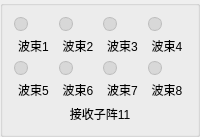
           <widget class="QGroupBox" name="grpArrayRx11">
            <property name="title">
             <string/>
            </property>
            <layout class="QVBoxLayout" name="layoutArrayRx11">
             <item>
              <layout class="QGridLayout" name="layoutArrayBeamsRx11">
               <item row="0" column="0">
                <layout class="QVBoxLayout" name="layoutRx11Beam1">
                 <item>
                  <widget class="QLabel" name="indicatorRx11Beam1">
                   <property name="minimumSize">
                    <size>
                     <width>14</width>
                     <height>14</height>
                    </size>
                   </property>
                   <property name="maximumSize">
                    <size>
                     <width>14</width>
                     <height>14</height>
                    </size>
                   </property>
                   <property name="styleSheet">
                    <string notr="true">background:#d8d8d8;border:1px solid #bdbdbd;border-radius:7px;</string>
                   </property>
                   <property name="text">
                    <string/>
                   </property>
                   <property name="alignment">
                    <set>Qt::AlignCenter</set>
                   </property>
                  </widget>
                 </item>
                 <item>
                  <widget class="QLabel" name="lblRx11Beam1">
                   <property name="text">
                    <string>波束1</string>
                   </property>
                   <property name="alignment">
                    <set>Qt::AlignCenter</set>
                   </property>
                  </widget>
                 </item>
                </layout>
               </item>
               <item row="0" column="1">
                <layout class="QVBoxLayout" name="layoutRx11Beam2">
                 <item>
                  <widget class="QLabel" name="indicatorRx11Beam2">
                   <property name="minimumSize">
                    <size>
                     <width>14</width>
                     <height>14</height>
                    </size>
                   </property>
                   <property name="maximumSize">
                    <size>
                     <width>14</width>
                     <height>14</height>
                    </size>
                   </property>
                   <property name="styleSheet">
                    <string notr="true">background:#d8d8d8;border:1px solid #bdbdbd;border-radius:7px;</string>
                   </property>
                   <property name="text">
                    <string/>
                   </property>
                   <property name="alignment">
                    <set>Qt::AlignCenter</set>
                   </property>
                  </widget>
                 </item>
                 <item>
                  <widget class="QLabel" name="lblRx11Beam2">
                   <property name="text">
                    <string>波束2</string>
                   </property>
                   <property name="alignment">
                    <set>Qt::AlignCenter</set>
                   </property>
                  </widget>
                 </item>
                </layout>
               </item>
               <item row="0" column="2">
                <layout class="QVBoxLayout" name="layoutRx11Beam3">
                 <item>
                  <widget class="QLabel" name="indicatorRx11Beam3">
                   <property name="minimumSize">
                    <size>
                     <width>14</width>
                     <height>14</height>
                    </size>
                   </property>
                   <property name="maximumSize">
                    <size>
                     <width>14</width>
                     <height>14</height>
                    </size>
                   </property>
                   <property name="styleSheet">
                    <string notr="true">background:#d8d8d8;border:1px solid #bdbdbd;border-radius:7px;</string>
                   </property>
                   <property name="text">
                    <string/>
                   </property>
                   <property name="alignment">
                    <set>Qt::AlignCenter</set>
                   </property>
                  </widget>
                 </item>
                 <item>
                  <widget class="QLabel" name="lblRx11Beam3">
                   <property name="text">
                    <string>波束3</string>
                   </property>
                   <property name="alignment">
                    <set>Qt::AlignCenter</set>
                   </property>
                  </widget>
                 </item>
                </layout>
               </item>
               <item row="0" column="3">
                <layout class="QVBoxLayout" name="layoutRx11Beam4">
                 <item>
                  <widget class="QLabel" name="indicatorRx11Beam4">
                   <property name="minimumSize">
                    <size>
                     <width>14</width>
                     <height>14</height>
                    </size>
                   </property>
                   <property name="maximumSize">
                    <size>
                     <width>14</width>
                     <height>14</height>
                    </size>
                   </property>
                   <property name="styleSheet">
                    <string notr="true">background:#d8d8d8;border:1px solid #bdbdbd;border-radius:7px;</string>
                   </property>
                   <property name="text">
                    <string/>
                   </property>
                   <property name="alignment">
                    <set>Qt::AlignCenter</set>
                   </property>
                  </widget>
                 </item>
                 <item>
                  <widget class="QLabel" name="lblRx11Beam4">
                   <property name="text">
                    <string>波束4</string>
                   </property>
                   <property name="alignment">
                    <set>Qt::AlignCenter</set>
                   </property>
                  </widget>
                 </item>
                </layout>
               </item>
               <item row="1" column="0">
                <layout class="QVBoxLayout" name="layoutRx11Beam5">
                 <item>
                  <widget class="QLabel" name="indicatorRx11Beam5">
                   <property name="minimumSize">
                    <size>
                     <width>14</width>
                     <height>14</height>
                    </size>
                   </property>
                   <property name="maximumSize">
                    <size>
                     <width>14</width>
                     <height>14</height>
                    </size>
                   </property>
                   <property name="styleSheet">
                    <string notr="true">background:#d8d8d8;border:1px solid #bdbdbd;border-radius:7px;</string>
                   </property>
                   <property name="text">
                    <string/>
                   </property>
                   <property name="alignment">
                    <set>Qt::AlignCenter</set>
                   </property>
                  </widget>
                 </item>
                 <item>
                  <widget class="QLabel" name="lblRx11Beam5">
                   <property name="text">
                    <string>波束5</string>
                   </property>
                   <property name="alignment">
                    <set>Qt::AlignCenter</set>
                   </property>
                  </widget>
                 </item>
                </layout>
               </item>
               <item row="1" column="1">
                <layout class="QVBoxLayout" name="layoutRx11Beam6">
                 <item>
                  <widget class="QLabel" name="indicatorRx11Beam6">
                   <property name="minimumSize">
                    <size>
                     <width>14</width>
                     <height>14</height>
                    </size>
                   </property>
                   <property name="maximumSize">
                    <size>
                     <width>14</width>
                     <height>14</height>
                    </size>
                   </property>
                   <property name="styleSheet">
                    <string notr="true">background:#d8d8d8;border:1px solid #bdbdbd;border-radius:7px;</string>
                   </property>
                   <property name="text">
                    <string/>
                   </property>
                   <property name="alignment">
                    <set>Qt::AlignCenter</set>
                   </property>
                  </widget>
                 </item>
                 <item>
                  <widget class="QLabel" name="lblRx11Beam6">
                   <property name="text">
                    <string>波束6</string>
                   </property>
                   <property name="alignment">
                    <set>Qt::AlignCenter</set>
                   </property>
                  </widget>
                 </item>
                </layout>
               </item>
               <item row="1" column="2">
                <layout class="QVBoxLayout" name="layoutRx11Beam7">
                 <item>
                  <widget class="QLabel" name="indicatorRx11Beam7">
                   <property name="minimumSize">
                    <size>
                     <width>14</width>
                     <height>14</height>
                    </size>
                   </property>
                   <property name="maximumSize">
                    <size>
                     <width>14</width>
                     <height>14</height>
                    </size>
                   </property>
                   <property name="styleSheet">
                    <string notr="true">background:#d8d8d8;border:1px solid #bdbdbd;border-radius:7px;</string>
                   </property>
                   <property name="text">
                    <string/>
                   </property>
                   <property name="alignment">
                    <set>Qt::AlignCenter</set>
                   </property>
                  </widget>
                 </item>
                 <item>
                  <widget class="QLabel" name="lblRx11Beam7">
                   <property name="text">
                    <string>波束7</string>
                   </property>
                   <property name="alignment">
                    <set>Qt::AlignCenter</set>
                   </property>
                  </widget>
                 </item>
                </layout>
               </item>
               <item row="1" column="3">
                <layout class="QVBoxLayout" name="layoutRx11Beam8">
                 <item>
                  <widget class="QLabel" name="indicatorRx11Beam8">
                   <property name="minimumSize">
                    <size>
                     <width>14</width>
                     <height>14</height>
                    </size>
                   </property>
                   <property name="maximumSize">
                    <size>
                     <width>14</width>
                     <height>14</height>
                    </size>
                   </property>
                   <property name="styleSheet">
                    <string notr="true">background:#d8d8d8;border:1px solid #bdbdbd;border-radius:7px;</string>
                   </property>
                   <property name="text">
                    <string/>
                   </property>
                   <property name="alignment">
                    <set>Qt::AlignCenter</set>
                   </property>
                  </widget>
                 </item>
                 <item>
                  <widget class="QLabel" name="lblRx11Beam8">
                   <property name="text">
                    <string>波束8</string>
                   </property>
                   <property name="alignment">
                    <set>Qt::AlignCenter</set>
                   </property>
                  </widget>
                 </item>
                </layout>
               </item>
              </layout>
             </item>
             <item>
              <widget class="QLabel" name="lblArrayNameRx11">
               <property name="text">
                <string>接收子阵11</string>
               </property>
               <property name="alignment">
                <set>Qt::AlignCenter</set>
               </property>
              </widget>
             </item>
            </layout>
           </widget>
